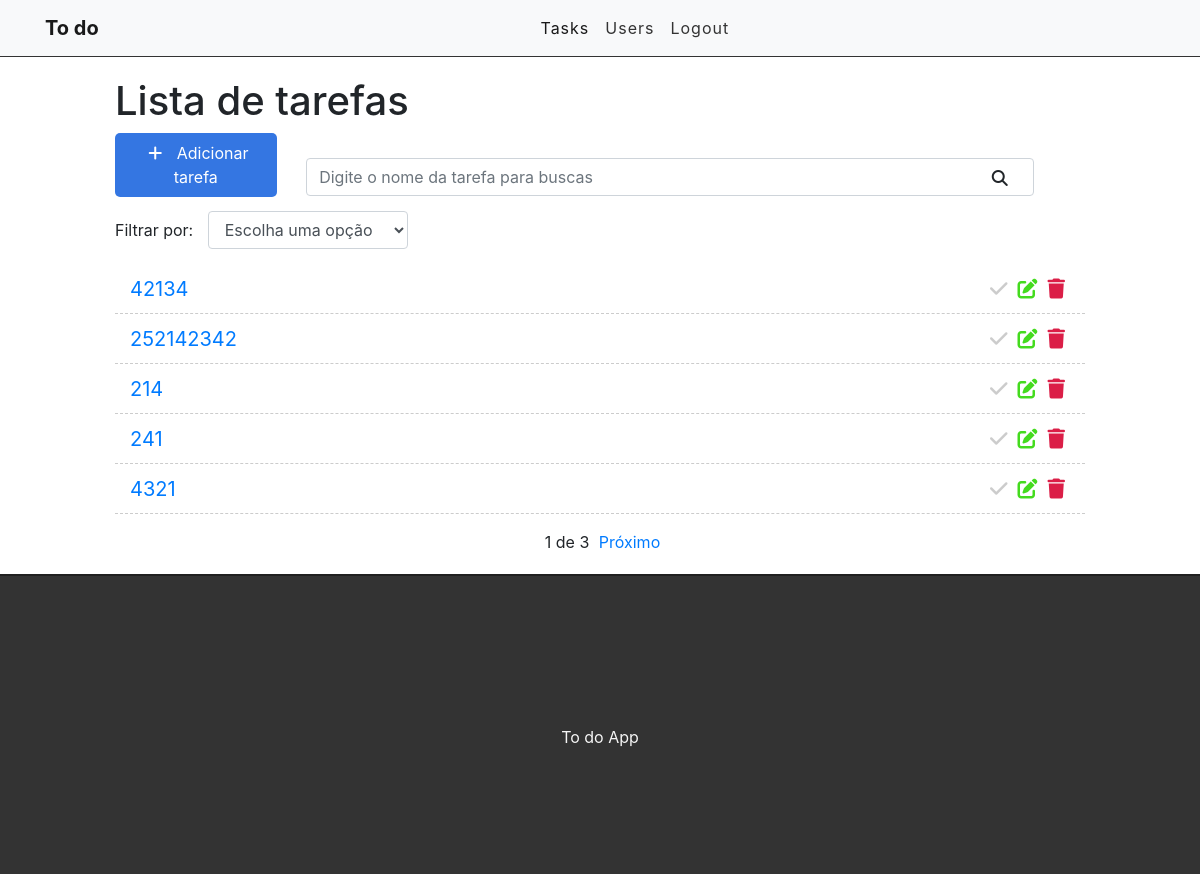
The app's page / (signed in), older data.
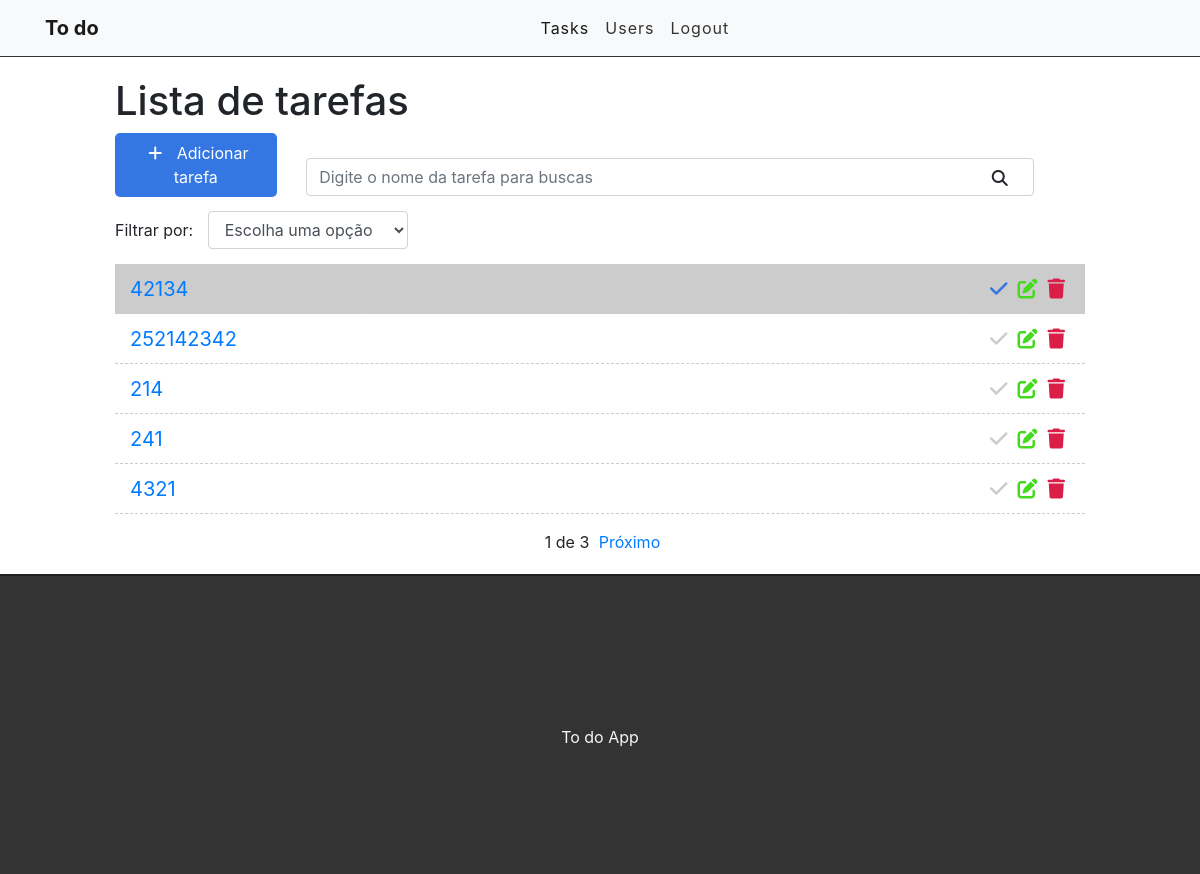
The same page, newer data.
### tasks/models.py (models this page shows, shortened)
class Task(models.Model):
    STATUS = [
        ('doing', 'Doing'),
        ('done', 'Done')
    ]
    title = models.CharField(max_length=256)
    description = models.CharField(max_length= 1024)
    done = models.CharField(max_length=64, choices=STATUS)
    user = models.ForeignKey(get_user_model(), on_delete=models.CASCADE)
    created_at = models.DateTimeField(auto_now_add=True)
    update_at = models.DateTimeField(auto_now=True)

### tasks/views.py (the view)
# urls.py: path('', views.taskList, name='task-list'),
@login_required
def taskList(request):
    search = request.GET.get('search')
    filter = request.GET.get('filter')
    if search:
        tasks = Task.objects.filter(title__icontains=search, user=request.user)
    elif filter:
        tasks = Task.objects.filter(done=filter, user=request.user)
    else:
        object_list = Task.objects.all().order_by('-created_at').filter(user=request.user)
        per_page = 5
        paginator = Paginator(object_list, per_page)
        page = request.GET.get('page')
        tasks = paginator.get_page(page)
    return render(request, 'tasks/task_list.html', {'tasks': tasks})

### tasks/templates/tasks/task_list.html (shortened to what this page needs)
{% extends 'base.html' %}
{% block content %}
<div class="offset-1 col-10 list-div">
    <h1>Lista de tarefas</h1>
    <a id="add-link" href="/newtask">
        <div class="col-2 add-div">
            <i class="fas fa-plus"></i> Adicionar tarefa
        </div>
    </a>
    <div class="col-9 search-div">
        <form method="GET" id="search-form">
            <input class="form-control" type="text" name="search" id="serach" placeholder="Digite o nome da tarefa para buscas" value="{{ request.GET.search }}">
            <i class="fas fa-search" id="search-btn"></i>
        </form>
    </div>
    <div class="col-12 filter-div">
        <span>Filtrar por:</span>
        <select name="filter" id="filter" class="form-control">
            <option value="">Escolha uma opção</option>
        </select>
    </div>
    <ul class="task-list">
        {% for task in tasks %}
        {% if task.done == 'doing' %}
        <li class="task-item">
        {% else %}
        <li class="task-item done">
        {% endif %}
            <span><a href="/task/{{ task.id }}">{{ task.title }}</a></span>
            <a href="/deletetask/{{ task.id }}"><span><i class="fas fa-trash"></i></span></a>
            <a href="/edittask/{{ task.id }}"><span><i class="fas fa-edit"></i></span></a>
            <a href="/changestatus/{{ task.id }}"><span><i class="fas fa-check"></i></span></a>
        </li>
        {% endfor %}
    </ul>
    {% if tasks.paginator.num_pages %}
    <div class="pagination">
        <span class="step-links">
            <span class="current">
                {{ tasks.number }} de {{ tasks.paginator.num_pages }}
            </span>
            {% if tasks.has_next %}
            <a href="?page={{ tasks.next_page_number }}">Próximo</a>
            {% endif %}
        </span>
    </div>
    {% endif %}
</div>
{% endblock %}

### tasks/templates/base.html (shortened to what this page needs)
{% load static %}
<!DOCTYPE html>
<html lang="en">
<head>
    <link rel="stylesheet" href="https://cdn.jsdelivr.net/npm/bootstrap@4.6.0/dist/css/bootstrap.min.css">
    <link rel="stylesheet" href="{% static 'css/style.css' %}">
</head>
<body>
        <nav class="navbar navbar-expand-lg navbar-light bg-light">
            <div class="container">
            <a class="navbar-brand" href="#">To do</a>
            <div class="collapse navbar-collapse" id="navbarNavAltMarkup">
              <div class="navbar-nav">
                {% if user.is_authenticated %}
                <a class="nav-link active" href="#">Tasks</a>
                <a class="nav-link" href="#">Users</a>
                {% else %}
                <a class="nav-link" href="/accounts/login">Login</a>
                <a class="nav-link" href="#">About</a>
                {% endif %}
                {% if user.is_authenticated %}
                <a class="nav-link" href="/accounts/logout">Logout</a>
                {% endif %}
              </div>
            </div>
        </div>
          </nav>
    <div class="container-fluid">
        {% block content %}
        {% endblock %}
        <footer>
            <p>To do App</p>
        </footer>
    </div>
</body>
</html>

### tasks/static/css/style.css (style rules this page uses)
.container-fluid { padding: 0; }
.navbar { border-bottom: 1px solid #333; margin-bottom: 20px; }
.navbar-nav { margin: auto; }
.navbar-brand { font-weight: bold; }
.navbar-light .navbar-nav a.nav-link { color: #333; letter-spacing: 1px; }
#add-link { text-decoration: none; text-align: center; }
.add-div { background-color: #3476e2; cursor: pointer; display: inline-block; color: #FFF; padding: 8px; border-radius: 5px; margin-right: 25px; }
.fas.fa-plus { color: #FFF; margin-right: 10px; margin-left: 5px; }
.fas.fa-search { position: absolute; top: 12px; right: 26px; cursor: pointer; }
.search-div { padding: 0px; margin-top: 15px; margin-bottom: 15px; display: inline-block; }
.filter-div { margin-bottom: 15px; padding: 0; }
#filter { display: inline-block; width: 200px; margin-left: 10px; }
.list-div { padding: auto; }
.task-list { padding-left: 0; }
.task-item { list-style: none; font-size: 20px; height: 50px; padding: 0 15px; padding-top: 10px; border-bottom: 1px dashed #ccc; }
.task-item.done { background-color: #CCC; }
.fas.fa-trash, .fas.fa-edit, .fas.fa-check { cursor: pointer; margin: 5px; font-size: 20px; float: right; }
.fas.fa-trash { color: #db1e47; }
.fas.fa-edit { color: #44db1e; }
.done .fas.fa-check { color: #3476e2; }
.fas.fa-check { color: #CCC; }
footer { background-color: #333; height: 300px; border-top: 2px solid #202020; }
footer p { color: #f5f5f5; text-align: center; top: 50%; position: relative; }
.pagination { margin-bottom: 20px; }
.step-links { position: relative; margin-left: auto; margin-right: auto; }
.step-links .current { margin-left: 5px; margin-right: 5px; }

Row changes from the older to the newer data that the page shows:
changed Task (number 1 of 5 on the later page): done "doing" → "done" (drawn)
